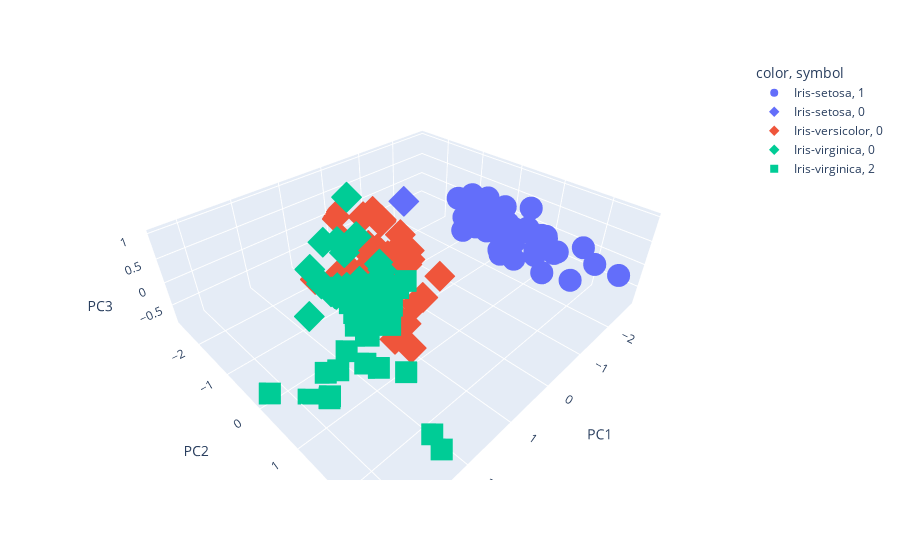

The code cell stored with this chart in its notebook:
### Code cell
# scatter plot (displaying all 3 principal components)
fig = px.scatter_3d(
    pca_df,
    x='PC1',
    y='PC2',
    z='PC3',
    color=data['Species'],
    symbol= ag_predict_pca
)
fig.show()
